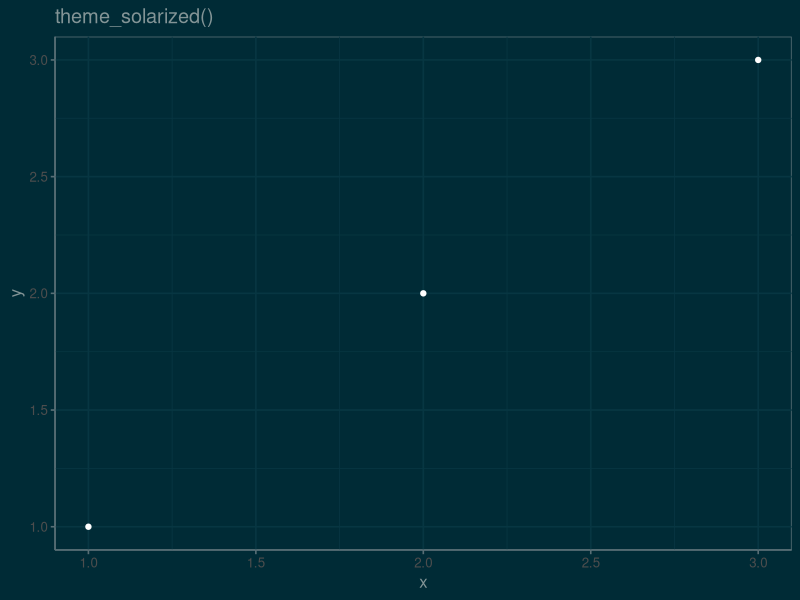

Reproduce this figure in R.
library(ggplot2)
library(ggthemes)
df <- data.frame(x = 1:3, y = 1:3)
base <- ggplot(df, aes(x, y)) + geom_point(aes(), color="white")
base + theme_solarized(base_size = 12, light = FALSE) + ggtitle("theme_solarized()")
